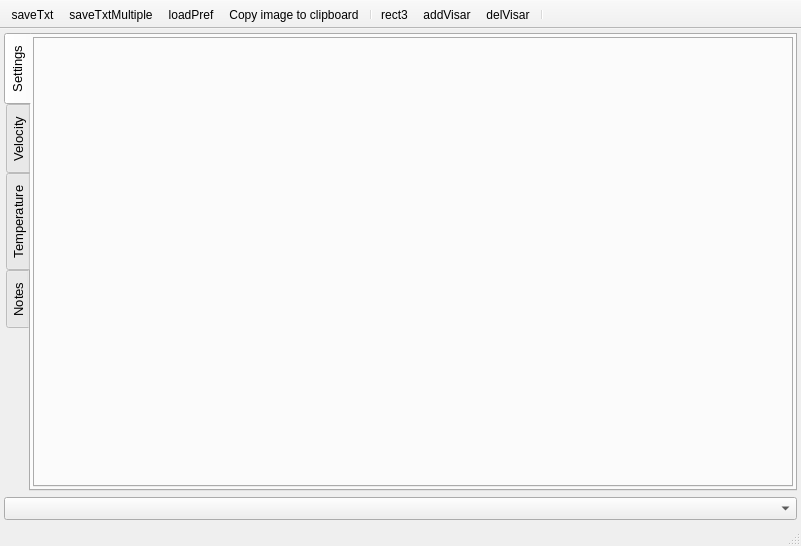
<?xml version="1.0" encoding="UTF-8"?>
<ui version="4.0">
 <class>Visar</class>
 <widget class="QMainWindow" name="Visar">
  <property name="geometry">
   <rect>
    <x>0</x>
    <y>0</y>
    <width>801</width>
    <height>546</height>
   </rect>
  </property>
  <property name="windowTitle">
   <string>VISAR analysis</string>
  </property>
  <property name="iconSize">
   <size>
    <width>20</width>
    <height>20</height>
   </size>
  </property>
  <property name="unifiedTitleAndToolBarOnMac">
   <bool>true</bool>
  </property>
  <widget class="QWidget" name="centralwidget">
   <layout class="QGridLayout" name="gridLayout">
    <property name="leftMargin">
     <number>4</number>
    </property>
    <property name="topMargin">
     <number>4</number>
    </property>
    <property name="rightMargin">
     <number>4</number>
    </property>
    <property name="bottomMargin">
     <number>4</number>
    </property>
    <item row="1" column="0">
     <widget class="QComboBox" name="comboShot">
      <property name="font">
       <font>
        <pointsize>10</pointsize>
       </font>
      </property>
     </widget>
    </item>
    <item row="0" column="0">
     <widget class="QTabWidget" name="tabs">
      <property name="sizeIncrement">
       <size>
        <width>0</width>
        <height>0</height>
       </size>
      </property>
      <property name="font">
       <font>
        <pointsize>10</pointsize>
       </font>
      </property>
      <property name="tabPosition">
       <enum>QTabWidget::West</enum>
      </property>
      <property name="currentIndex">
       <number>0</number>
      </property>
      <property name="neutrinoSave" stdset="0">
       <bool>true</bool>
      </property>
      <widget class="QWidget" name="Settings">
       <attribute name="title">
        <string>Settings</string>
       </attribute>
       <layout class="QGridLayout" name="gridLayout_8">
        <property name="leftMargin">
         <number>2</number>
        </property>
        <property name="topMargin">
         <number>2</number>
        </property>
        <property name="rightMargin">
         <number>2</number>
        </property>
        <property name="bottomMargin">
         <number>2</number>
        </property>
        <item row="0" column="0">
         <widget class="QTabWidget" name="tabPhase">
          <property name="tabPosition">
           <enum>QTabWidget::North</enum>
          </property>
          <property name="currentIndex">
           <number>-1</number>
          </property>
          <property name="neutrinoSave" stdset="0">
           <bool>true</bool>
          </property>
         </widget>
        </item>
       </layout>
      </widget>
      <widget class="QWidget" name="Velocity">
       <attribute name="title">
        <string>Velocity</string>
       </attribute>
       <layout class="QVBoxLayout" name="verticalLayout" stretch="0,1">
        <property name="spacing">
         <number>1</number>
        </property>
        <property name="leftMargin">
         <number>2</number>
        </property>
        <property name="topMargin">
         <number>2</number>
        </property>
        <property name="rightMargin">
         <number>2</number>
        </property>
        <property name="bottomMargin">
         <number>2</number>
        </property>
        <item>
         <widget class="QTabWidget" name="tabVelocity">
          <property name="tabPosition">
           <enum>QTabWidget::North</enum>
          </property>
          <property name="currentIndex">
           <number>-1</number>
          </property>
          <property name="neutrinoSave" stdset="0">
           <bool>true</bool>
          </property>
         </widget>
        </item>
        <item>
         <widget class="VisarPlot" name="plotVelocity" native="true">
          <property name="mouseTracking">
           <bool>true</bool>
          </property>
         </widget>
        </item>
       </layout>
      </widget>
      <widget class="QWidget" name="SOP">
       <attribute name="title">
        <string>Temperature</string>
       </attribute>
       <layout class="QGridLayout" name="gridLayout_2" rowstretch="0,0,0,1" columnstretch="1,1,1,0">
        <property name="leftMargin">
         <number>4</number>
        </property>
        <property name="topMargin">
         <number>4</number>
        </property>
        <property name="rightMargin">
         <number>4</number>
        </property>
        <property name="bottomMargin">
         <number>4</number>
        </property>
        <item row="2" column="2" colspan="2">
         <widget class="QGroupBox" name="groupBox_4">
          <property name="font">
           <font>
            <pointsize>10</pointsize>
           </font>
          </property>
          <property name="title">
           <string>Sweep time and direction</string>
          </property>
          <layout class="QGridLayout" name="gridLayout_11" columnstretch="1,0">
           <property name="leftMargin">
            <number>0</number>
           </property>
           <property name="topMargin">
            <number>0</number>
           </property>
           <property name="rightMargin">
            <number>0</number>
           </property>
           <property name="bottomMargin">
            <number>0</number>
           </property>
           <item row="0" column="0">
            <widget class="QLineEdit" name="sopScale">
             <property name="font">
              <font>
               <pointsize>10</pointsize>
              </font>
             </property>
             <property name="toolTip">
              <string>&lt;html&gt;&lt;head/&gt;&lt;body&gt;&lt;p&gt;Sweep time: Hamamatsu polynomial expansion A1 A&lt;span style=&quot; vertical-align:sub;&quot;&gt;2&lt;/span&gt; A&lt;span style=&quot; vertical-align:sub;&quot;&gt;3&lt;/span&gt; ... A&lt;span style=&quot; vertical-align:sub;&quot;&gt;n&lt;/span&gt;&lt;/p&gt;&lt;p&gt;T(X)=A&lt;span style=&quot; vertical-align:sub;&quot;&gt;1&lt;/span&gt;X +A&lt;span style=&quot; vertical-align:sub;&quot;&gt;2&lt;/span&gt;X&lt;span style=&quot; vertical-align:super;&quot;&gt;2&lt;/span&gt;/2+A&lt;span style=&quot; vertical-align:sub;&quot;&gt;3&lt;/span&gt;X&lt;span style=&quot; vertical-align:super;&quot;&gt;3&lt;/span&gt;/3 ... A&lt;span style=&quot; vertical-align:sub;&quot;&gt;n&lt;/span&gt;X&lt;span style=&quot; vertical-align:super;&quot;&gt;n&lt;/span&gt;/n&lt;/p&gt;&lt;/body&gt;&lt;/html&gt;</string>
             </property>
             <property name="neutrinoSave" stdset="0">
              <bool>true</bool>
             </property>
            </widget>
           </item>
           <item row="0" column="1">
            <widget class="QComboBox" name="sopDirection">
             <property name="font">
              <font>
               <pointsize>10</pointsize>
              </font>
             </property>
             <property name="toolTip">
              <string>Time direction</string>
             </property>
             <property name="neutrinoSave" stdset="0">
              <bool>true</bool>
             </property>
             <item>
              <property name="text">
               <string>V</string>
              </property>
             </item>
             <item>
              <property name="text">
               <string>H</string>
              </property>
             </item>
            </widget>
           </item>
          </layout>
         </widget>
        </item>
        <item row="1" column="0" colspan="2">
         <widget class="QGroupBox" name="groupBox_8">
          <property name="font">
           <font>
            <pointsize>10</pointsize>
           </font>
          </property>
          <property name="title">
           <string>SOP calibration T0 A</string>
          </property>
          <layout class="QGridLayout" name="gridLayout_14">
           <property name="leftMargin">
            <number>0</number>
           </property>
           <property name="topMargin">
            <number>0</number>
           </property>
           <property name="rightMargin">
            <number>0</number>
           </property>
           <property name="bottomMargin">
            <number>0</number>
           </property>
           <item row="0" column="0">
            <widget class="QDoubleSpinBox" name="sopCalibT0">
             <property name="font">
              <font>
               <pointsize>10</pointsize>
              </font>
             </property>
             <property name="toolTip">
              <string>Color temperature of the SOP filters</string>
             </property>
             <property name="decimals">
              <number>7</number>
             </property>
             <property name="maximum">
              <double>999999.989999999990687</double>
             </property>
             <property name="neutrinoSave" stdset="0">
              <bool>true</bool>
             </property>
            </widget>
           </item>
           <item row="0" column="1">
            <widget class="QDoubleSpinBox" name="sopCalibA">
             <property name="font">
              <font>
               <pointsize>10</pointsize>
              </font>
             </property>
             <property name="toolTip">
              <string>Photon calibration parameter</string>
             </property>
             <property name="decimals">
              <number>7</number>
             </property>
             <property name="minimum">
              <double>-99999999.000000000000000</double>
             </property>
             <property name="maximum">
              <double>99999999.000000000000000</double>
             </property>
             <property name="neutrinoSave" stdset="0">
              <bool>true</bool>
             </property>
            </widget>
           </item>
          </layout>
         </widget>
        </item>
        <item row="2" column="0" colspan="2">
         <widget class="QGroupBox" name="groupBox_2">
          <property name="font">
           <font>
            <pointsize>10</pointsize>
           </font>
          </property>
          <property name="title">
           <string>Time zero and delta t</string>
          </property>
          <layout class="QGridLayout" name="gridLayout_10">
           <property name="leftMargin">
            <number>0</number>
           </property>
           <property name="topMargin">
            <number>0</number>
           </property>
           <property name="rightMargin">
            <number>0</number>
           </property>
           <property name="bottomMargin">
            <number>0</number>
           </property>
           <item row="0" column="0">
            <widget class="QSpinBox" name="sopOrigin">
             <property name="font">
              <font>
               <pointsize>10</pointsize>
              </font>
             </property>
             <property name="toolTip">
              <string>Temporal zero pixel</string>
             </property>
             <property name="suffix">
              <string> [px]</string>
             </property>
             <property name="minimum">
              <number>-99999</number>
             </property>
             <property name="maximum">
              <number>99999</number>
             </property>
             <property name="neutrinoSave" stdset="0">
              <bool>true</bool>
             </property>
            </widget>
           </item>
           <item row="0" column="1">
            <widget class="QDoubleSpinBox" name="sopTimeOffset">
             <property name="font">
              <font>
               <pointsize>10</pointsize>
              </font>
             </property>
             <property name="toolTip">
              <string>Shot delay</string>
             </property>
             <property name="suffix">
              <string> [t]</string>
             </property>
             <property name="decimals">
              <number>3</number>
             </property>
             <property name="minimum">
              <double>-9999999.990000000223517</double>
             </property>
             <property name="maximum">
              <double>9999999.990000000223517</double>
             </property>
             <property name="singleStep">
              <double>0.100000000000000</double>
             </property>
             <property name="value">
              <double>0.000000000000000</double>
             </property>
             <property name="neutrinoSave" stdset="0">
              <bool>true</bool>
             </property>
            </widget>
           </item>
          </layout>
         </widget>
        </item>
        <item row="3" column="0" colspan="4">
         <widget class="nSOPPlot" name="sopPlot" native="true">
          <property name="font">
           <font>
            <pointsize>10</pointsize>
           </font>
          </property>
          <property name="mouseTracking">
           <bool>true</bool>
          </property>
          <widget class="QWidget" name="widget_2" native="true">
           <property name="geometry">
            <rect>
             <x>280</x>
             <y>80</y>
             <width>120</width>
             <height>80</height>
            </rect>
           </property>
          </widget>
         </widget>
        </item>
        <item row="0" column="3">
         <widget class="QGroupBox" name="groupBox_3">
          <property name="font">
           <font>
            <pointsize>10</pointsize>
           </font>
          </property>
          <property name="title">
           <string>Offset</string>
          </property>
          <layout class="QHBoxLayout" name="horizontalLayout">
           <property name="leftMargin">
            <number>0</number>
           </property>
           <property name="topMargin">
            <number>0</number>
           </property>
           <property name="rightMargin">
            <number>0</number>
           </property>
           <property name="bottomMargin">
            <number>0</number>
           </property>
           <item>
            <widget class="QDoubleSpinBox" name="sopOffset">
             <property name="font">
              <font>
               <pointsize>10</pointsize>
              </font>
             </property>
             <property name="toolTip">
              <string>Background value</string>
             </property>
             <property name="suffix">
              <string> [counts]</string>
             </property>
             <property name="minimum">
              <double>-99999999.989999994635582</double>
             </property>
             <property name="maximum">
              <double>99999999.989999994635582</double>
             </property>
             <property name="neutrinoSave" stdset="0">
              <bool>true</bool>
             </property>
            </widget>
           </item>
          </layout>
         </widget>
        </item>
        <item row="1" column="3">
         <widget class="QGroupBox" name="groupBox_10">
          <property name="font">
           <font>
            <pointsize>10</pointsize>
           </font>
          </property>
          <property name="title">
           <string>Center &amp;&amp; magnification</string>
          </property>
          <layout class="QHBoxLayout" name="horizontalLayout_6">
           <property name="leftMargin">
            <number>2</number>
           </property>
           <property name="topMargin">
            <number>2</number>
           </property>
           <property name="rightMargin">
            <number>2</number>
           </property>
           <property name="bottomMargin">
            <number>2</number>
           </property>
           <item>
            <widget class="QSpinBox" name="physOriginSpace">
             <property name="font">
              <font>
               <pointsize>10</pointsize>
              </font>
             </property>
             <property name="toolTip">
              <string>TCC central pixel</string>
             </property>
             <property name="suffix">
              <string> [px]</string>
             </property>
             <property name="minimum">
              <number>-99999</number>
             </property>
             <property name="maximum">
              <number>99999</number>
             </property>
             <property name="neutrinoSave" stdset="0">
              <bool>true</bool>
             </property>
            </widget>
           </item>
           <item>
            <widget class="QDoubleSpinBox" name="magnification">
             <property name="font">
              <font>
               <pointsize>10</pointsize>
              </font>
             </property>
             <property name="toolTip">
              <string>Image magnification</string>
             </property>
             <property name="suffix">
              <string> [space/px]</string>
             </property>
             <property name="decimals">
              <number>3</number>
             </property>
             <property name="maximum">
              <double>9999.989999999999782</double>
             </property>
             <property name="value">
              <double>1.000000000000000</double>
             </property>
             <property name="neutrinoSave" stdset="0">
              <bool>true</bool>
             </property>
            </widget>
           </item>
          </layout>
         </widget>
        </item>
        <item row="1" column="2">
         <widget class="QGroupBox" name="groupBox_7">
          <property name="font">
           <font>
            <pointsize>10</pointsize>
           </font>
          </property>
          <property name="title">
           <string>Refl.</string>
          </property>
          <layout class="QGridLayout" name="gridLayout_16">
           <property name="leftMargin">
            <number>0</number>
           </property>
           <property name="topMargin">
            <number>0</number>
           </property>
           <property name="rightMargin">
            <number>0</number>
           </property>
           <property name="bottomMargin">
            <number>0</number>
           </property>
           <item row="0" column="0">
            <widget class="QComboBox" name="whichRefl">
             <property name="font">
              <font>
               <pointsize>10</pointsize>
              </font>
             </property>
             <property name="toolTip">
              <string>Reflectivity correction</string>
             </property>
             <item>
              <property name="text">
               <string>Zero</string>
              </property>
             </item>
             <item>
              <property name="text">
               <string>Mean</string>
              </property>
             </item>
            </widget>
           </item>
          </layout>
         </widget>
        </item>
        <item row="0" column="0" colspan="3">
         <widget class="QGroupBox" name="groupBox">
          <property name="font">
           <font>
            <pointsize>10</pointsize>
           </font>
          </property>
          <property name="title">
           <string>Reference and Shot</string>
          </property>
          <layout class="QGridLayout" name="gridLayout_4" columnstretch="0,1,1,0">
           <property name="leftMargin">
            <number>0</number>
           </property>
           <property name="topMargin">
            <number>0</number>
           </property>
           <property name="rightMargin">
            <number>0</number>
           </property>
           <property name="bottomMargin">
            <number>0</number>
           </property>
           <item row="0" column="2">
            <widget class="QComboBox" name="sopShot">
             <property name="font">
              <font>
               <pointsize>10</pointsize>
              </font>
             </property>
             <property name="toolTip">
              <string>SOP shot image</string>
             </property>
             <property name="neutrinoImage" stdset="0">
              <bool>true</bool>
             </property>
            </widget>
           </item>
           <item row="0" column="1">
            <widget class="QComboBox" name="sopRef">
             <property name="font">
              <font>
               <pointsize>10</pointsize>
              </font>
             </property>
             <property name="toolTip">
              <string>SOP reference image (maybe the same as the shot)</string>
             </property>
             <property name="neutrinoImage" stdset="0">
              <bool>true</bool>
             </property>
            </widget>
           </item>
           <item row="1" column="1" colspan="2">
            <widget class="QWidget" name="widget" native="true">
             <layout class="QHBoxLayout" name="horizontalLayout_2">
              <property name="leftMargin">
               <number>0</number>
              </property>
              <property name="topMargin">
               <number>0</number>
              </property>
              <property name="rightMargin">
               <number>0</number>
              </property>
              <property name="bottomMargin">
               <number>0</number>
              </property>
              <item>
               <widget class="QWidget" name="widget_6" native="true">
                <layout class="QHBoxLayout" name="horizontalLayout_7" stretch="1,0">
                 <property name="leftMargin">
                  <number>0</number>
                 </property>
                 <property name="topMargin">
                  <number>0</number>
                 </property>
                 <property name="rightMargin">
                  <number>0</number>
                 </property>
                 <property name="bottomMargin">
                  <number>0</number>
                 </property>
                 <item>
                  <widget class="QLineEdit" name="globDirRef">
                   <property name="toolTip">
                    <string>Directory containing all the references</string>
                   </property>
                   <property name="placeholderText">
                    <string>Reference image directory</string>
                   </property>
                   <property name="neutrinoSave" stdset="0">
                    <bool>true</bool>
                   </property>
                  </widget>
                 </item>
                 <item>
                  <widget class="QLineEdit" name="globRef">
                   <property name="toolTip">
                    <string>RegEx match filename:  use (\d+) to replace a shot number. e.g. visar1_(\d+)_ref.img</string>
                   </property>
                   <property name="placeholderText">
                    <string>Reference pattern</string>
                   </property>
                   <property name="neutrinoSave" stdset="0">
                    <bool>true</bool>
                   </property>
                  </widget>
                 </item>
                </layout>
               </widget>
              </item>
              <item>
               <widget class="QWidget" name="widget_7" native="true">
                <layout class="QHBoxLayout" name="horizontalLayout_9" stretch="1,0">
                 <property name="leftMargin">
                  <number>0</number>
                 </property>
                 <property name="topMargin">
                  <number>0</number>
                 </property>
                 <property name="rightMargin">
                  <number>0</number>
                 </property>
                 <property name="bottomMargin">
                  <number>0</number>
                 </property>
                 <item>
                  <widget class="QLineEdit" name="globDirShot">
                   <property name="toolTip">
                    <string>Directory containing all the shots</string>
                   </property>
                   <property name="placeholderText">
                    <string>Shot image directory</string>
                   </property>
                   <property name="neutrinoSave" stdset="0">
                    <bool>true</bool>
                   </property>
                  </widget>
                 </item>
                 <item>
                  <widget class="QLineEdit" name="globShot">
                   <property name="toolTip">
                    <string>RegEx match filename:  use (\d+) to replace a shot number. e.g. visar1_(\d+)_ref.img</string>
                   </property>
                   <property name="placeholderText">
                    <string>Shot pattern</string>
                   </property>
                   <property name="neutrinoSave" stdset="0">
                    <bool>true</bool>
                   </property>
                  </widget>
                 </item>
                </layout>
               </widget>
              </item>
             </layout>
            </widget>
           </item>
           <item row="0" column="0">
            <widget class="QCheckBox" name="enableSOP">
             <property name="font">
              <font>
               <pointsize>10</pointsize>
              </font>
             </property>
             <property name="toolTip">
              <string>Enable SOP</string>
             </property>
             <property name="text">
              <string/>
             </property>
             <property name="checked">
              <bool>true</bool>
             </property>
             <property name="neutrinoSave" stdset="0">
              <bool>true</bool>
             </property>
            </widget>
           </item>
           <item row="1" column="3">
            <widget class="QToolButton" name="globRefresh">
             <property name="toolTip">
              <string>Guess Dir, Ref and Shot from current images</string>
             </property>
             <property name="text">
              <string>...</string>
             </property>
             <property name="icon">
              <iconset resource="../../../build-neutrinoMaster-Brew-Debug/src/qrc/icons.qrc">
               <normaloff>:/icons/autoRefresh.png</normaloff>:/icons/autoRefresh.png</iconset>
             </property>
            </widget>
           </item>
          </layout>
         </widget>
        </item>
       </layout>
      </widget>
      <widget class="QWidget" name="Notes">
       <property name="neutrinoSave" stdset="0">
        <bool>true</bool>
       </property>
       <attribute name="title">
        <string>Notes</string>
       </attribute>
       <layout class="QGridLayout" name="gridLayout_6">
        <property name="leftMargin">
         <number>0</number>
        </property>
        <property name="topMargin">
         <number>0</number>
        </property>
        <property name="rightMargin">
         <number>0</number>
        </property>
        <property name="bottomMargin">
         <number>0</number>
        </property>
        <item row="0" column="0">
         <widget class="QTextEdit" name="notes">
          <property name="neutrinoSave" stdset="0">
           <bool>true</bool>
          </property>
         </widget>
        </item>
        <item row="1" column="0">
         <widget class="QGroupBox" name="groupBox_5">
          <property name="title">
           <string>Etalon calculator</string>
          </property>
          <layout class="QGridLayout" name="gridLayout_3">
           <property name="leftMargin">
            <number>0</number>
           </property>
           <property name="topMargin">
            <number>4</number>
           </property>
           <property name="rightMargin">
            <number>0</number>
           </property>
           <property name="bottomMargin">
            <number>0</number>
           </property>
           <property name="horizontalSpacing">
            <number>1</number>
           </property>
           <item row="0" column="1">
            <widget class="QDoubleSpinBox" name="etalon_lambda">
             <property name="toolTip">
              <string>Wavelength</string>
             </property>
             <property name="prefix">
              <string>λ </string>
             </property>
             <property name="suffix">
              <string> nm</string>
             </property>
             <property name="decimals">
              <number>3</number>
             </property>
             <property name="maximum">
              <double>9999.989999999999782</double>
             </property>
             <property name="value">
              <double>532.000000000000000</double>
             </property>
             <property name="neutrinoSave" stdset="0">
              <bool>true</bool>
             </property>
            </widget>
           </item>
           <item row="0" column="0">
            <widget class="QDoubleSpinBox" name="etalon_thickness">
             <property name="toolTip">
              <string>Etalon thickness</string>
             </property>
             <property name="prefix">
              <string>Thick </string>
             </property>
             <property name="suffix">
              <string> mm</string>
             </property>
             <property name="decimals">
              <number>5</number>
             </property>
             <property name="maximum">
              <double>999.990000000000009</double>
             </property>
             <property name="singleStep">
              <double>0.100000000000000</double>
             </property>
             <property name="value">
              <double>10.000000000000000</double>
             </property>
             <property name="neutrinoSave" stdset="0">
              <bool>true</bool>
             </property>
            </widget>
           </item>
           <item row="0" column="2">
            <widget class="QDoubleSpinBox" name="etalon_n0">
             <property name="toolTip">
              <string>Etalon refractive index</string>
             </property>
             <property name="prefix">
              <string>n </string>
             </property>
             <property name="decimals">
              <number>5</number>
             </property>
             <property name="singleStep">
              <double>0.010000000000000</double>
             </property>
             <property name="value">
              <double>1.500000000000000</double>
             </property>
             <property name="neutrinoSave" stdset="0">
              <bool>true</bool>
             </property>
            </widget>
           </item>
           <item row="0" column="5">
            <spacer name="horizontalSpacer_4">
             <property name="orientation">
              <enum>Qt::Horizontal</enum>
             </property>
             <property name="sizeHint" stdset="0">
              <size>
               <width>40</width>
               <height>20</height>
              </size>
             </property>
            </spacer>
           </item>
           <item row="0" column="7">
            <widget class="QDoubleSpinBox" name="etalon_sensitivity">
             <property name="toolTip">
              <string>calculated sentitivity</string>
             </property>
             <property name="suffix">
              <string> km/s</string>
             </property>
             <property name="decimals">
              <number>5</number>
             </property>
             <property name="maximum">
              <double>999.990000000000009</double>
             </property>
            </widget>
           </item>
           <item row="0" column="3">
            <widget class="QDoubleSpinBox" name="etalon_dn_over_dlambda">
             <property name="toolTip">
              <string>Chromatic dispersion</string>
             </property>
             <property name="prefix">
              <string>dn/dλ </string>
             </property>
             <property name="suffix">
              <string> 1/µm</string>
             </property>
             <property name="decimals">
              <number>6</number>
             </property>
             <property name="minimum">
              <double>-9.999900000000000</double>
             </property>
             <property name="maximum">
              <double>9.990000000000000</double>
             </property>
             <property name="singleStep">
              <double>0.010000000000000</double>
             </property>
             <property name="neutrinoSave" stdset="0">
              <bool>true</bool>
             </property>
            </widget>
           </item>
           <item row="0" column="6">
            <widget class="QLabel" name="label">
             <property name="font">
              <font>
               <pointsize>10</pointsize>
              </font>
             </property>
             <property name="text">
              <string>Sensitivity</string>
             </property>
            </widget>
           </item>
          </layout>
         </widget>
        </item>
       </layout>
      </widget>
     </widget>
    </item>
   </layout>
  </widget>
  <widget class="QStatusBar" name="statusbar">
   <property name="font">
    <font>
     <pointsize>10</pointsize>
    </font>
   </property>
  </widget>
  <widget class="QToolBar" name="toolBar">
   <property name="windowTitle">
    <string>toolBar</string>
   </property>
   <property name="movable">
    <bool>false</bool>
   </property>
   <property name="floatable">
    <bool>false</bool>
   </property>
   <attribute name="toolBarArea">
    <enum>TopToolBarArea</enum>
   </attribute>
   <attribute name="toolBarBreak">
    <bool>false</bool>
   </attribute>
   <addaction name="actionSaveTxt"/>
   <addaction name="actionSaveTxtMultiple"/>
   <addaction name="actionCopy"/>
   <addaction name="actionCopyImage"/>
   <addaction name="separator"/>
   <addaction name="actionRect3"/>
   <addaction name="actionAddVisar"/>
   <addaction name="actionDelVisar"/>
   <addaction name="separator"/>
  </widget>
  <action name="actionSaveTxt">
   <property name="icon">
    <iconset resource="../../../build-neutrinoMaster-Brew-Debug/src/qrc/icons.qrc">
     <normaloff>:/icons/saveTxt.png</normaloff>:/icons/saveTxt.png</iconset>
   </property>
   <property name="text">
    <string>saveTxt</string>
   </property>
   <property name="toolTip">
    <string>Export TXT</string>
   </property>
  </action>
  <action name="actionCopy">
   <property name="icon">
    <iconset resource="../../../build-neutrinoMaster-Brew-Debug/src/qrc/icons.qrc">
     <normaloff>:/icons/saveClipboard.png</normaloff>:/icons/saveClipboard.png</iconset>
   </property>
   <property name="text">
    <string>loadPref</string>
   </property>
   <property name="toolTip">
    <string>Copy to clipboard</string>
   </property>
  </action>
  <action name="actionRect3">
   <property name="icon">
    <iconset resource="../../../build-neutrinoMaster-Brew-Debug/src/qrc/icons.qrc">
     <normaloff>:/icons/rect.png</normaloff>:/icons/rect.png</iconset>
   </property>
   <property name="text">
    <string>rect3</string>
   </property>
   <property name="toolTip">
    <string>Rectangle SOP</string>
   </property>
  </action>
  <action name="actionSaveTxtMultiple">
   <property name="icon">
    <iconset resource="../../../build-neutrinoMaster-Brew-Debug/src/qrc/icons.qrc">
     <normaloff>:/icons/saveTxtMultiple.png</normaloff>:/icons/saveTxtMultiple.png</iconset>
   </property>
   <property name="text">
    <string>saveTxtMultiple</string>
   </property>
   <property name="toolTip">
    <string>Export all curves in TXT</string>
   </property>
  </action>
  <action name="actionAddVisar">
   <property name="icon">
    <iconset resource="../../../build-neutrinoMaster-Brew-Debug/src/qrc/icons.qrc">
     <normaloff>:/icons/plus.png</normaloff>:/icons/plus.png</iconset>
   </property>
   <property name="text">
    <string>addVisar</string>
   </property>
   <property name="toolTip">
    <string>add Visar</string>
   </property>
  </action>
  <action name="actionDelVisar">
   <property name="icon">
    <iconset resource="../../../build-neutrinoMaster-Brew-Debug/src/qrc/icons.qrc">
     <normaloff>:/icons/remove.png</normaloff>:/icons/remove.png</iconset>
   </property>
   <property name="text">
    <string>delVisar</string>
   </property>
  </action>
  <action name="actionCopyImage">
   <property name="icon">
    <iconset resource="../../../build-neutrinoMaster-Brew-Debug/src/qrc/icons.qrc">
     <normaloff>:/icons/copyImage.png</normaloff>:/icons/copyImage.png</iconset>
   </property>
   <property name="text">
    <string>Copy image to clipboard</string>
   </property>
   <property name="toolTip">
    <string>Copy image</string>
   </property>
  </action>
 </widget>
 <customwidgets>
  <customwidget>
   <class>nSOPPlot</class>
   <extends>QWidget</extends>
   <header>Visar.h</header>
   <container>1</container>
  </customwidget>
  <customwidget>
   <class>VisarPlot</class>
   <extends>QWidget</extends>
   <header>Visar.h</header>
   <container>1</container>
  </customwidget>
 </customwidgets>
 <tabstops>
  <tabstop>tabs</tabstop>
  <tabstop>tabPhase</tabstop>
  <tabstop>enableSOP</tabstop>
  <tabstop>sopRef</tabstop>
  <tabstop>sopShot</tabstop>
  <tabstop>sopOffset</tabstop>
  <tabstop>sopCalibT0</tabstop>
  <tabstop>sopCalibA</tabstop>
  <tabstop>whichRefl</tabstop>
  <tabstop>physOriginSpace</tabstop>
  <tabstop>magnification</tabstop>
  <tabstop>sopOrigin</tabstop>
  <tabstop>sopTimeOffset</tabstop>
  <tabstop>sopScale</tabstop>
  <tabstop>sopDirection</tabstop>
  <tabstop>etalon_thickness</tabstop>
  <tabstop>etalon_lambda</tabstop>
  <tabstop>etalon_n0</tabstop>
  <tabstop>etalon_dn_over_dlambda</tabstop>
  <tabstop>etalon_sensitivity</tabstop>
  <tabstop>tabVelocity</tabstop>
  <tabstop>comboShot</tabstop>
  <tabstop>notes</tabstop>
 </tabstops>
 <resources>
  <include location="../../../build-neutrinoMaster-Brew-Debug/src/qrc/icons.qrc"/>
 </resources>
 <connections/>
</ui>
